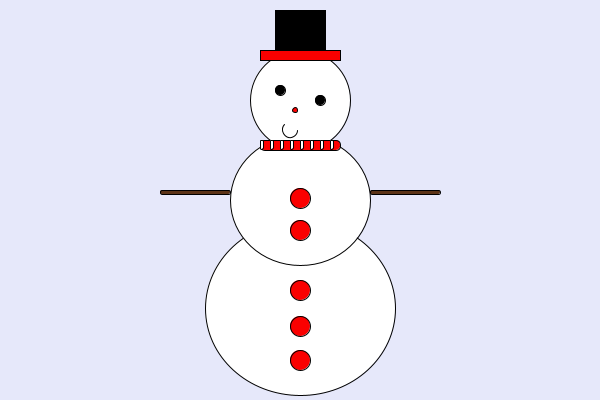
Frame 1 (no input)
Frame 60 (the mouse pressed at the canvas centre just before this capture): identical to frame 1, image omitted
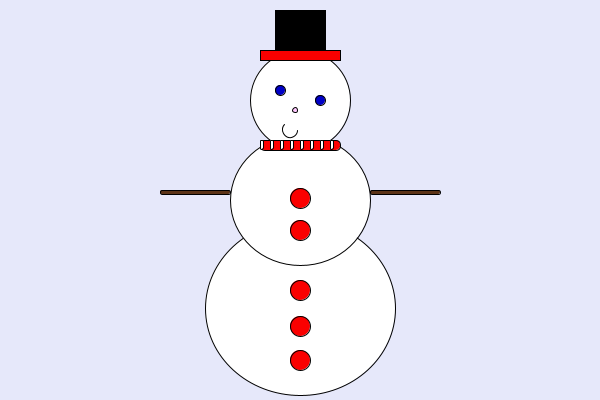
Frame 120 (the mouse held since frame 60 and released just before this capture)

The Processing sketch that drew these frames (run headless with seeded random() and noise(); from frame 60 on, the mouse is pressed at the canvas centre):

// Processing sketch: processing_139524
// ── processing_139524.pde

void setup(){
size(600,400);

}
void draw(){
background(230,232,250);
ellipse(300, 308, 190, 175);
ellipse(300, 200, 140, 130);
ellipse(300, 100, 100, 100);
fill(0,0,mouseY);
ellipse(280, 90, 10, 10);
ellipse(320, 100, 10, 10);
fill(255,mouseY,mouseX);
ellipse(295, 110, 5, 5);
fill(250,0,0);
ellipse(300, 198, 20, 20);
ellipse(300, 230, 20, 20);
ellipse(300, 290, 20, 20);
ellipse(300, 326, 20, 20);
ellipse(300, 360, 20, 20);
fill(255,255,255);
arc(290, 130, 15, 15, 0, PI+QUARTER_PI, OPEN);
fill(250,0,0);
rect(260, 50, 80, 10);
fill(0,0,0);
rect(275, 10, 50, 40);
fill(255,0,0);
rect(260, 140, 80, 10, 7);
fill(92,51,23);
rect(160, 190, 70, 4, 7);
rect(370, 190, 70, 4, 7);
fill(255,255,255);
rect(260, 140, 3,9, 7);
rect(270, 140, 3,9, 7);
rect(280, 140, 3,9, 7);
rect(290, 140, 3,9, 7);
rect(300, 140, 3,9, 7);
rect(310, 140, 3,9, 7);
rect(320, 140, 3,9, 7);
rect(330, 140, 3,9, 7);
}
